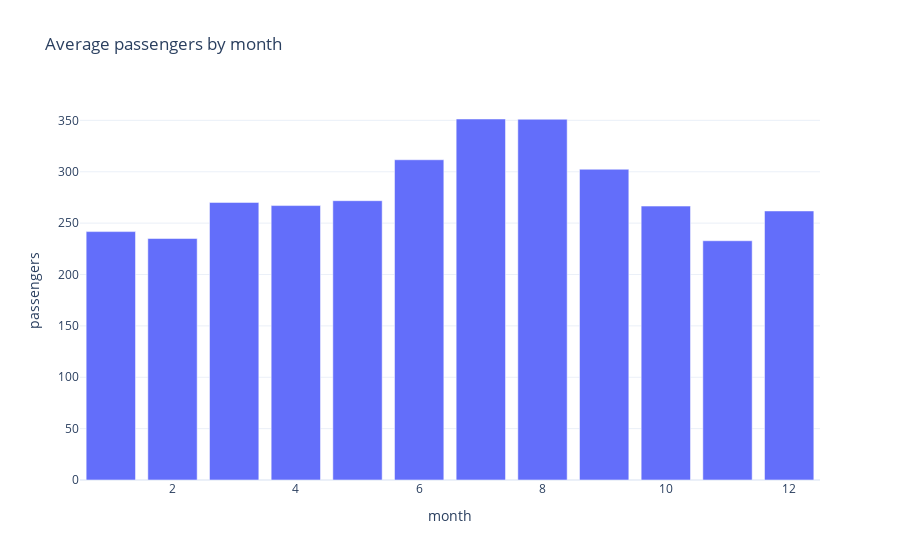

Notebook source saved alongside this figure:
### Code cell
# Make a df with the month and number of passengers
passengers_month = (
  passengers_augmented.groupby("month").mean().reset_index().drop(columns="year")
)
px.bar(passengers_month, x="month", y="passengers", title="Average passengers by month").show()

### Figure 1 — Plotly figure (JSON) as saved in the notebook; plotly's stock layout.template omitted (floating-point values rounded to 4 significant figures)
{"data": [{"alignmentgroup": "True", "hovertemplate": "month=%{x}<br>passengers=%{y}<extra></extra>", "legendgroup": "", "marker": {"color": "#636efa", "pattern": {"shape": ""}}, "name": "", "offsetgroup": "", "orientation": "v", "showlegend": false, "textposition": "auto", "type": "bar", "x": [1, 2, 3, 4, 5, 6, 7, 8, 9, 10, 11, 12], "xaxis": "x", "y": [241.8, 235, 270.2, 267.1, 271.8, 311.7, 351.3, 351.1, 302.4, 266.6, 232.8, 261.8], "yaxis": "y"}], "layout": {"barmode": "relative", "legend": {"tracegroupgap": 0}, "title": {"text": "Average passengers by month"}, "xaxis": {"anchor": "y", "domain": [0, 1], "title": {"text": "month"}}, "yaxis": {"anchor": "x", "domain": [0, 1], "title": {"text": "passengers"}}}}
